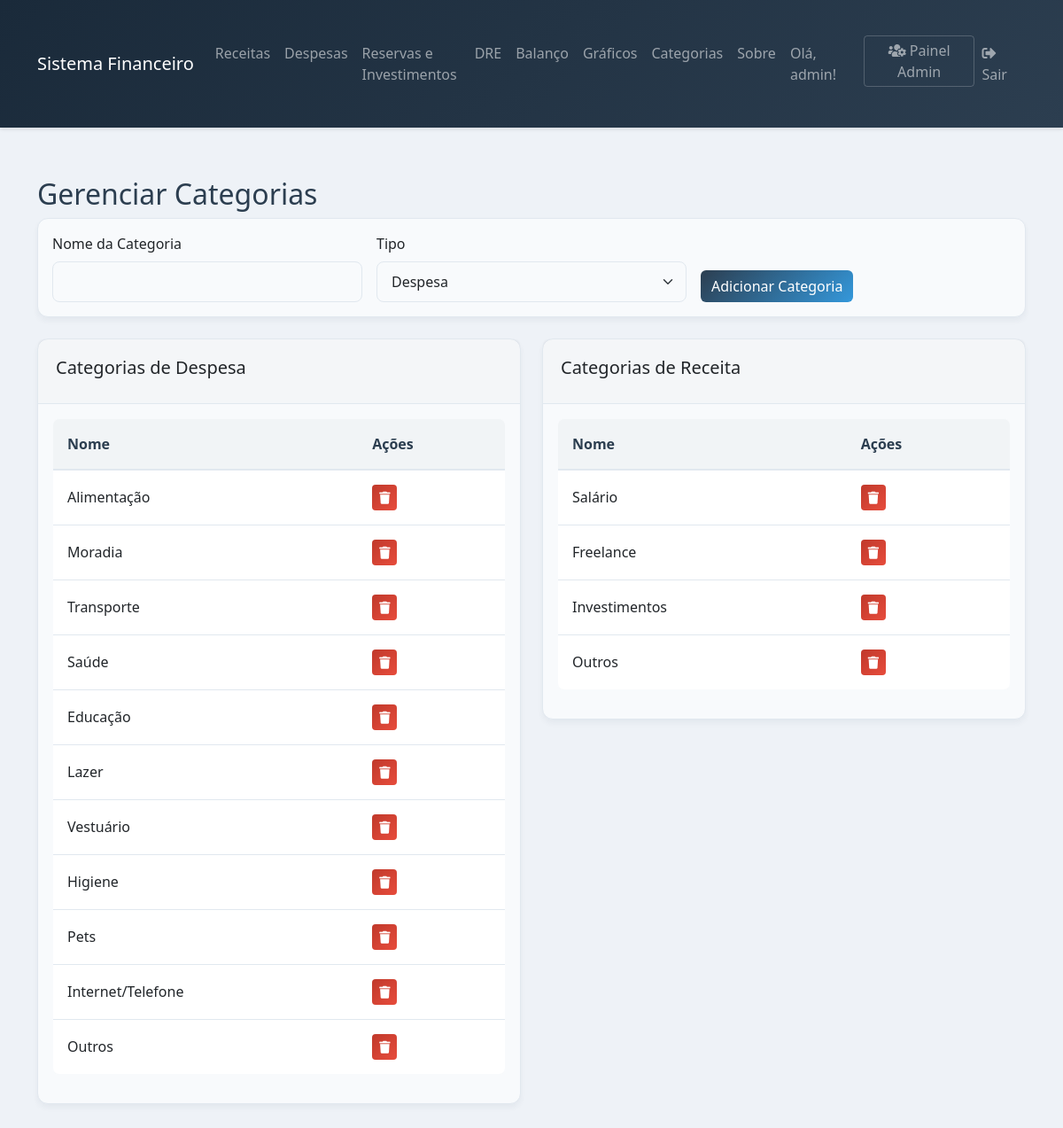
Screenshot of /categorias (signed in) with the database file from the repository.
### models.py (models this page shows)
class Categoria(db.Model):
    __tablename__ = 'categoria'
    id = db.Column(db.Integer, primary_key=True)
    nome = db.Column(db.String(50), nullable=False)
    tipo = db.Column(db.String(20), nullable=False)  # 'receita' ou 'despesa'

### app.py (the view, shortened to what this page needs)
@app.route('/categorias', methods=['GET', 'POST'])
@login_required
def categorias():
    try:
        categorias_despesa = Categoria.query.filter_by(tipo='despesa').all()
        categorias_receita = Categoria.query.filter_by(tipo='receita').all()
        return render_template('categorias.html',
                             categorias_despesa=categorias_despesa,
                             categorias_receita=categorias_receita)
    except Exception as e:
        app.logger.error(f'Erro ao acessar categorias: {str(e)}')
        flash('Erro ao acessar categorias!', 'danger')
        return redirect(url_for('index'))

### app.py (called while the page is built)
def login_required(f):
    @wraps(f)
    def decorated_function(*args, **kwargs):
        if 'usuario' not in session:
            flash('Acesso negado. Por favor, faça login para continuar.', 'warning')
            return redirect(url_for('login'))
        return f(*args, **kwargs)
    return decorated_function

### templates/categorias.html (shortened to what this page needs)
{% extends "base.html" %}
{% block content %}
<div class="container mt-4">
    <h2>Gerenciar Categorias</h2>
    <div class="card mb-4">
        <div class="card-body">
            <form method="POST" class="row g-3">
                <div class="col-md-4">
                    <label class="form-label">Nome da Categoria</label>
                    <input type="text" name="nome" class="form-control" required>
                </div>
                <div class="col-md-4">
                    <label class="form-label">Tipo</label>
                    <select name="tipo" class="form-select" required>
                        <option value="despesa">Despesa</option>
                    </select>
                </div>
                <div class="col-md-4 d-flex align-items-end">
                    <button type="submit" class="btn btn-primary">Adicionar Categoria</button>
                </div>
            </form>
        </div>
    </div>
    <div class="row">
        <div class="col-md-6">
            <div class="card">
                <div class="card-header">
                    <h5>Categorias de Despesa</h5>
                </div>
                <div class="card-body">
                    <table class="table">
                        <thead>
                            <tr>
                                <th>Nome</th>
                                <th>Ações</th>
                            </tr>
                        </thead>
                        <tbody>
                            {% for categoria in categorias_despesa %}
                            <tr>
                                <td>{{ categoria.nome }}</td>
                                <td>
                                    <form action="{{ url_for('excluir_categoria', id=categoria.id) }}" method="POST" style="display: inline;">
                                        <button type="submit" class="btn btn-danger btn-sm"
                                               onclick="return confirm('Tem certeza que deseja excluir esta categoria?')">
                                            <i class="fas fa-trash"></i>
                                        </button>
                                    </form>
                                </td>
                            </tr>
                            {% endfor %}
                        </tbody>
                    </table>
                </div>
            </div>
        </div>
        <div class="col-md-6">
            <div class="card">
                <div class="card-header">
                    <h5>Categorias de Receita</h5>
                </div>
                <div class="card-body">
                    <table class="table">
                        <thead>
                            <tr>
                                <th>Nome</th>
                                <th>Ações</th>
                            </tr>
                        </thead>
                        <tbody>
                            {% for categoria in categorias_receita %}
                            <tr>
                                <td>{{ categoria.nome }}</td>
                                <td>
                                    <form action="{{ url_for('excluir_categoria', id=categoria.id) }}" method="POST" style="display: inline;">
                                        <button type="submit" class="btn btn-danger btn-sm"
                                               onclick="return confirm('Tem certeza que deseja excluir esta categoria?')">
                                            <i class="fas fa-trash"></i>
                                        </button>
                                    </form>
                                </td>
                            </tr>
                            {% endfor %}
                        </tbody>
                    </table>
                </div>
            </div>
        </div>
    </div>
</div>
{% endblock %}

### templates/base.html (style rules this page uses)
:root { --primary: #2c3e50; --secondary: #34495e; --success: #27ae60; --danger: #c0392b; --warning: #f39c12; --info: #3498db; --light: #ecf0f1; --dark: #2c3e50; --body-bg: #eef2f7; --card-bg: #f8fafc; --table-bg: #f8fafc; --hover-bg: #e8eef3; --border-color: #e1e8ef; }
body { background-color: var(--body-bg); color: #2c3e50; min-height: 100vh; }
.card { background-color: var(--card-bg); border: none; border-radius: 12px; box-shadow: 0 4px 6px rgba(44, 62, 80, 0.05); margin-bottom: 1.5rem; transition: transform 0.2s ease, box-shadow 0.2s ease; border: 1px solid var(--border-color); }
.card-header { background-color: rgba(44, 62, 80, 0.02); border-bottom: 1px solid var(--border-color); padding: 1.25rem; border-radius: 12px 12px 0 0; }
.table { background-color: var(--table-bg); border-radius: 8px; overflow: hidden; border: 1px solid var(--border-color); }
.table thead th { background-color: rgba(44, 62, 80, 0.03); border-bottom: 2px solid var(--border-color); color: var(--primary); font-weight: 600; padding: 1rem; }
.table tbody tr { transition: all 0.2s ease; border-bottom: 1px solid var(--border-color); }
.table td { padding: 1rem; vertical-align: middle; }
.form-control, .form-select { background-color: var(--card-bg); border: 1px solid var(--border-color); border-radius: 8px; padding: 0.6rem 1rem; transition: all 0.3s ease; }
.container { padding-top: 2rem; padding-bottom: 2rem; }
.btn-primary { background: linear-gradient(135deg, #2c3e50, #3498db); border: none; }
.btn-danger { background: linear-gradient(135deg, #c0392b, #e74c3c); border: none; }

### rows the page displays
Categoria: nome "Alimentação"
Categoria: nome "Moradia"
Categoria: nome "Transporte"
Categoria: nome "Saúde"
Categoria: nome "Educação"
Categoria: nome "Lazer"
Categoria: nome "Vestuário"
Categoria: nome "Higiene"
Categoria: nome "Pets"
Categoria: nome "Internet/Telefone"
Categoria: nome "Outros"
Categoria: nome "Salário"
Categoria: nome "Freelance"
Categoria: nome "Investimentos"
Categoria: nome "Outros"

### other values shown
{{ session['usuario'] }} "admin"
